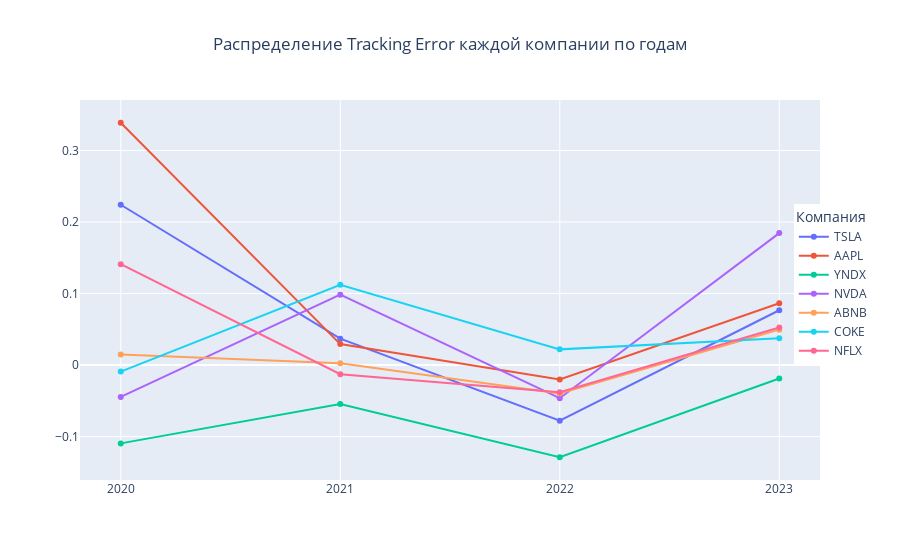

Notebook cell for this chart:
### Markdown cell above
Графики являются интерактивными. По нажатию на компанию в легенде, можно убрать её кривую.

### Code cell
years = [2020, 2021, 2022, 2023]
data = pd.concat([ratio_for_2020, ratio_for_2021, ratio_for_2022, ratio_for_2023], ignore_index=True)
data
fig = go.Figure()
for company in data.columns:
    fig.add_trace(go.Scatter(x=years, y=data[company], name=company))
fig.update_layout(title = {
    "text": "Распределение Tracking Error каждой компании по годам",
    "x": 0.5},
    legend=dict(
    title="Компания",
    yanchor="bottom",
    y=0.3,
    xanchor="right",
    x=1.07),
    xaxis = dict(dtick = 1)      
)
fig.show()

### Figure 1 — Plotly figure (JSON) as saved in the notebook; plotly's stock layout.template omitted (floating-point values rounded to 4 significant figures)
{"data": [{"name": "TSLA", "type": "scatter", "x": [2020, 2021, 2022, 2023], "y": [0.2241, 0.03694, -0.07785, 0.07667]}, {"name": "AAPL", "type": "scatter", "x": [2020, 2021, 2022, 2023], "y": [0.3388, 0.02936, -0.02018, 0.08636]}, {"name": "YNDX", "type": "scatter", "x": [2020, 2021, 2022, 2023], "y": [-0.1095, -0.05434, -0.1289, -0.01875]}, {"name": "NVDA", "type": "scatter", "x": [2020, 2021, 2022, 2023], "y": [-0.04456, 0.09845, -0.04629, 0.1845]}, {"name": "ABNB", "type": "scatter", "x": [2020, 2021, 2022, 2023], "y": [0.01488, 0.002457, -0.03984, 0.04952]}, {"name": "COKE", "type": "scatter", "x": [2020, 2021, 2022, 2023], "y": [-0.009129, 0.1123, 0.02196, 0.03739]}, {"name": "NFLX", "type": "scatter", "x": [2020, 2021, 2022, 2023], "y": [0.1411, -0.0128, -0.03783, 0.05255]}], "layout": {"legend": {"title": {"text": "Компания"}, "x": 1.07, "xanchor": "right", "y": 0.3, "yanchor": "bottom"}, "title": {"text": "Распределение Tracking Error каждой компании по годам", "x": 0.5}, "xaxis": {"dtick": 1}}}
